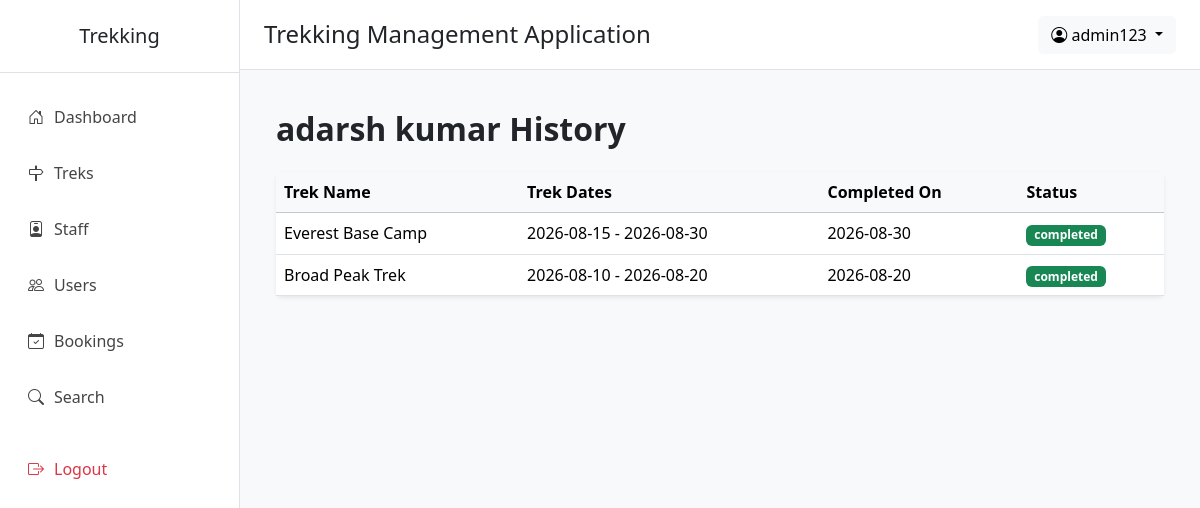
The app's page /history/2 (signed in) with its own data.
### application/models.py (models this page shows)
class User(db.Model):
    __tablename__="users"
    id=db.Column(db.Integer(),primary_key=True,autoincrement=True)
    name=db.Column(db.String(),nullable=False)
    email=db.Column(db.String(),nullable=False,unique=True)
    phone=db.Column(db.String(),nullable=True)
    password=db.Column(db.String(),nullable=False)
    contact=db.Column(db.String(),nullable=True)
    role=db.Column(db.String(),default="user")       # admin | user | staff
    status=db.Column(db.String(),default="active")   # active | blacklisted | pending | rejected
    created_at=db.Column(db.DateTime(),server_default=db.func.now())
    updated_at=db.Column(db.DateTime(),server_default=db.func.now(),onupdate=db.func.now())
    staff_profile = db.relationship(
        "Staff",
        backref="user",
        uselist=False,
        foreign_keys="Staff.userid"
    )
    bookings = db.relationship(
        "Booking",
        backref="user",
        cascade="all, delete-orphan"
    )

class Booking(db.Model):
    __tablename__ = "bookings"
    id = db.Column(db.Integer(), primary_key=True)
    user_id = db.Column(db.Integer(), db.ForeignKey("users.id"), nullable=False)
    trek_id = db.Column(db.Integer(), db.ForeignKey("treks.id"), nullable=False)
    booking_date = db.Column(db.DateTime(), default=db.func.now())
    status = db.Column(db.String(20), nullable=False, default="booked")
    payment_status = db.Column(db.String(20), nullable=False, default="Pending")
    cancelled_at = db.Column(db.DateTime, nullable=True)

class Trek(db.Model):
    __tablename__="treks"
    id = db.Column(db.Integer(),primary_key=True)
    name = db.Column(db.String(),nullable=False)
    location = db.Column(db.String(),nullable=False)
    price=db.Column(db.Integer(),nullable=False)
    difficulty = db.Column(db.String(),nullable=False) # Easy | Medium | Hard
    duration_days = db.Column(db.Integer(),nullable=False)
    total_slots = db.Column(db.Integer(),nullable=False)
    avl_slots = db.Column(db.Integer(),nullable=False)
    assigned_staff_id = db.Column(db.Integer(),db.ForeignKey("staff.id"),nullable=True)
    status = db.Column(db.String(),default="open") #  open | closed | started | completed
    start_date = db.Column(db.DateTime(),nullable=False)
    end_date = db.Column(db.DateTime(),nullable=False)
    desc = db.Column(db.String(),nullable=True)
    created_by = db.Column(db.Integer(),db.ForeignKey("users.id"),nullable=False)
    created_at = db.Column(db.DateTime(),server_default=db.func.now())
    updated_at = db.Column(db.DateTime(),server_default=db.func.now(),onupdate=db.func.now())
    bookings = db.relationship(
        "Booking",
        backref="trek",
        cascade="all, delete-orphan"
    )

### application/admin_routes.py (the view)
@app.route("/history/<int:user_id>")
def user_history(user_id):
    if("admin_id" not in session):
        return redirect("/login")
    this_admin=User.query.filter_by(id=session["admin_id"]).first()
    user=User.query.filter_by(id=user_id).first()
    history=Booking.query.filter_by(user_id=user_id).all()
    return render_template("admin/history.html",user=user,history=history,this_admin=this_admin)

### templates/admin/history.html (shortened to what this page needs)
{% extends "admin/base.html" %}
{% block content %}
<div class="container-fluid">
    <h2 class="fw-bold mb-4">
        {{user.name}} History
    </h2>
    <div class="card shadow-sm border-0">
        <div class="card-body p-0">
            <table class="table table-hover align-middle mb-0">
                <thead class="table-light">
                    <tr>
                        <th>Trek Name</th>
                        <th>Trek Dates</th>
                        <th>Completed On</th>
                        <th>Status</th>
                    </tr>
                </thead>
                <tbody>
                    {% for c in history %}
                    <tr>
                        <td>{{c.trek.name}}</td>
                        <td>{{c.trek.start_date.date()}} - {{c.trek.end_date.date()}}</td>
                        <td>{{c.trek.end_date.date()}}</td>
                        <td>
                            <span class="badge bg-success">
                                {{c.trek.status}}
                            </span>
                        </td>
                    </tr>
                    {% endfor %}
                </tbody>
            </table>
        </div>
    </div>
</div>
{% endblock %}

### templates/admin/base.html (shortened to what this page needs)
<!DOCTYPE html>
<html lang="en">
<head>
    <link href="https://cdn.jsdelivr.net/npm/bootstrap@5.3.8/dist/css/bootstrap.min.css" rel="stylesheet">
    <link href="https://cdn.jsdelivr.net/npm/bootstrap-icons@1.11.3/font/bootstrap-icons.css" rel="stylesheet">
</head>
<body>
<div class="d-flex">
    <div class="sidebar">
        <h5 class="text-center py-4 border-bottom">
            Trekking
        </h5>
        <ul class="nav flex-column mt-3">
            <li class="nav-item">
                <a class="nav-link {% if request.path == '/admin/dashboard' %}active{% endif %}" href="/admin/dashboard">
                    <i class="bi bi-house-door"></i>Dashboard
                </a>
            </li>
            <li class="nav-item">
                <a class="nav-link {% if '/admin/trek' in request.path %}active{% endif %}" href="/admin/treks">
                    <i class="bi bi-signpost"></i>Treks
                </a>
            </li>
            <li class="nav-item">
                <a class="nav-link {% if '/admin/staff' in request.path %}active{% endif %}" href="/admin/staff">
                    <i class="bi bi-person-badge"></i>Staff
                </a>
            </li>
            <li class="nav-item">
                <a class="nav-link {% if '/admin/users' in request.path %}active{% endif %}" href="/admin/users">
                    <i class="bi bi-people"></i>Users
                </a>
            </li>
            <li class="nav-item">
                <a class="nav-link {% if '/admin/all/booking' in request.path %}active{% endif %}" href="/admin/all/booking">
                    <i class="bi bi-calendar-check"></i>Bookings
                </a>
            </li>
            <li class="nav-item">
                <a class="nav-link {% if '/admin/search' in request.path %}active{% endif %} " href="/admin/search">
                    <i class="bi bi-search"></i>Search
                </a>
            </li>
            <li class="nav-item mt-3">
                <a class="nav-link text-danger" href="/logout">
                    <i class="bi bi-box-arrow-right"></i>Logout
                </a>
            </li>
        </ul>
    </div>
    <div class="flex-grow-1">
        <nav class="navbar topbar px-4">
            <h4 class="mb-0">
                Trekking Management Application
            </h4>
            <div class="dropdown">
                <button class="btn btn-light dropdown-toggle"
                        data-bs-toggle="dropdown">
                    <i class="bi bi-person-circle"></i>
                    {{ this_admin.name }}
                </button>
            </div>
        </nav>
        <div class="container-fluid p-4">
            {% block content %}
            {% endblock %}
        </div>
    </div>
</div>
</body>
</html>

### templates/admin/base.html (style rules this page uses)
body { background:#f8f9fa; overflow-x:hidden; }
.sidebar { width:240px; min-height:100vh; background:#fff; border-right:1px solid #dee2e6; }
.sidebar .nav-link { color:#444; padding:12px 18px; border-radius:8px; margin:4px 10px; font-weight:500; transition:.3s; }
.sidebar i { margin-right:10px; }
.topbar { background:#fff; border-bottom:1px solid #dee2e6; height:70px; }

### records on screen
User: name "admin123"
User: name "adarsh kumar"
Booking: trek.name "Everest Base Camp", trek.start_date "2026-08-15", trek.end_date "2026-08-30", trek.status "completed"
Booking: trek.name "Broad Peak Trek", trek.start_date "2026-08-10", trek.end_date "2026-08-20", trek.status "completed"
